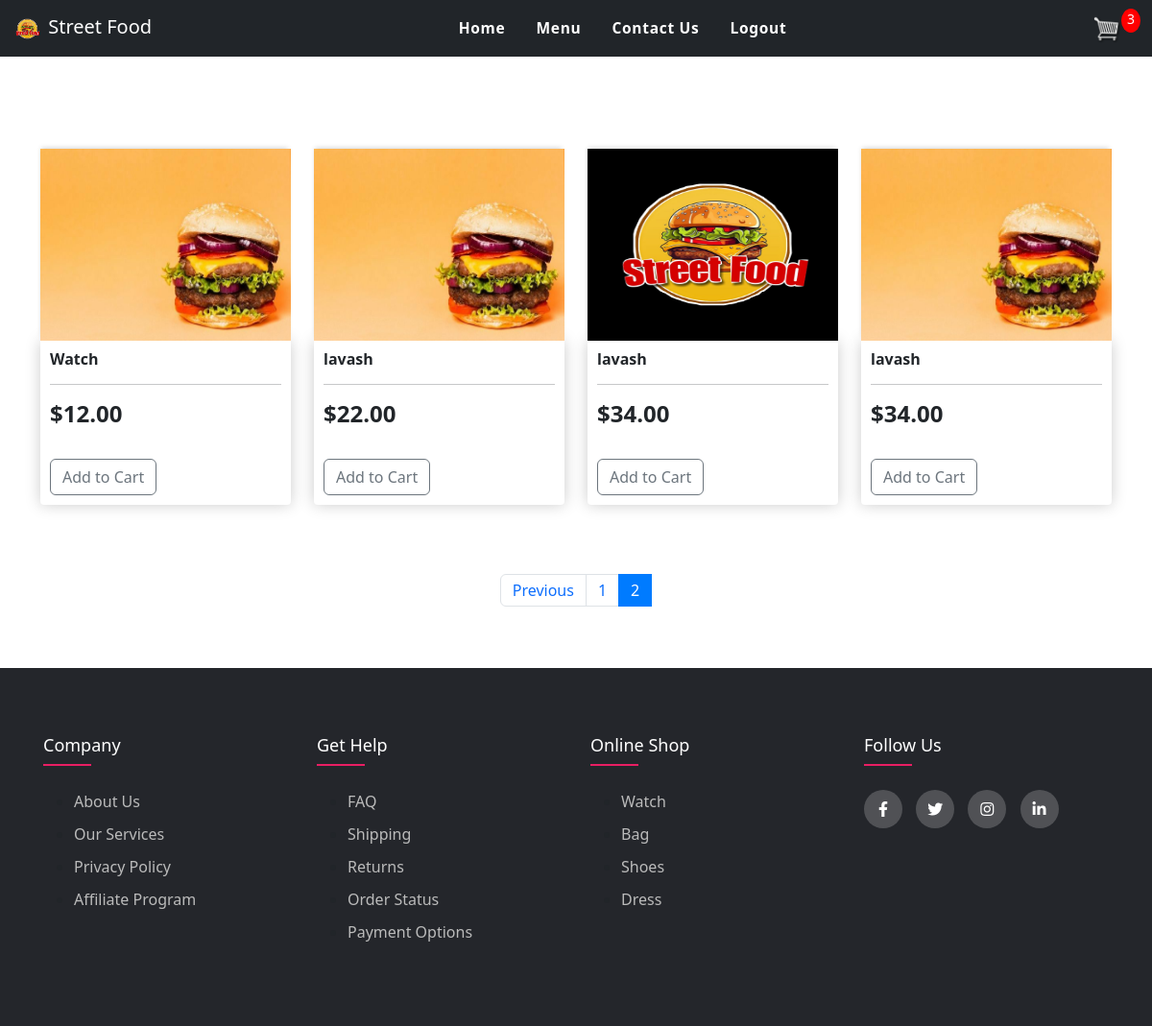
Page /menu/?page=2 (signed in) on the committed database.
### streetfood/models.py (models this page shows, shortened)
class Product(models.Model):
    name = models.CharField(max_length=200)
    price = models.FloatField()
    image = models.ImageField(null=True, blank=True)
    @property
    def imageURL(self):
        try:
            url = self.image.url
        except:
            url = ''
        return url

### streetfood/views.py (the view, shortened to what this page needs)
# urls.py: path('menu/', views.menu, name="menu"),
def menu(request):
    products = Product.objects.all()
    p = Paginator(Product.objects.all(), 8)
    page = request.GET.get('page')
    pag = p.get_page(page)
    if request.user.is_authenticated:
        customer = request.user.customer
        order, created = Order.objects.get_or_create(customer=customer, complete=False)
        items = order.orderitem_set.all()
        cartItems = order.get_cart_items
    context = {'products':products, 'pag':pag, 'items':items, 'order':order, 'cartItems':cartItems}
    return render(request, 'store/menu.html', context)

### streetfood/models.py (called while the page is built)
    @property
    def get_cart_total(self):
        orderitems = self.orderitem_set.all()
        total = sum([item.get_total for item in orderitems])
        return total

    @property
    def get_cart_items(self):
        orderitems = self.orderitem_set.all()
        total = sum([item.quantity for item in orderitems])
        return total

    @property
    def get_total(self):
        total = self.product.price * self.quantity
        return total

### streetfood/templates/store/menu.html (shortened to what this page needs)
{% extends 'store/base.html' %}
{% load static %}
{% block content %}
<link href="https://cdn.jsdelivr.net/npm/bootstrap@5.3.3/dist/css/bootstrap.min.css" rel="stylesheet">
<link rel="stylesheet" type="text/css" href="https://cdnjs.cloudflare.com/ajax/libs/font-awesome/5.15.1/css/all.min.css">
<br><br>
<br><br>
<div class="row">
    {% for product in pag %}
    <div class="col-lg-3">
        <img class="thumbnail" src="{{ product.imageURL }}">
        <div class="box-element product">
            <h6><strong>{{ product.name }}</strong></h6>
            <hr>
            <h4 style="display: inline-block; float: center;"><strong>${{ product.price|floatformat:2 }}</strong></h4>
                <br><br>
                <button data-product="{{product.id}}" data-action="add" class="btn btn-outline-secondary add-btn update-cart" type="button">Add to Cart</button>
        </div>
        <br>
    </div>
    {% endfor %}
</div>
<br><br>
<nav aria-label="Page navigation example">
    <ul class="pagination justify-content-center">
      <li class="page-item">
        {% if pag.has_previous %}
            <a class="page-link" href="?page={{ pag.previous_page_number }}">Previous</a>
        {% endif %}
      </li>
    {% for i in pag.paginator.page_range %}
        {% if pag.number == i %}
        <li class="page-item active"><span class="page-link">{{ i }}</li>
        {% else %}
        <li class="page-item">
            <a class="page-link" href="?page={{ i }}">{{ i }}</a>
        </li>
        {% endif %}
    {% endfor %}
    </ul>
</nav>
{% endblock content %}

### static/css/main.css (style rules this page uses)
body { background-image: url(https://t4.ftcdn.net/jpg/04/77/41/49/360_F_477414972_fCT8rvCa1KxIq0g9p51GmcRiQhl2PSvi.jpg); background-repeat: no-repeat; background-size: cover; }
::placeholder { color: #fff; font-family: Arial; }
body { background-color: hsl(0, 0%, 98%); }
h1,h2,h3,h4,h5,h6 { color:hsl(0, 0%, 30%); }
.box-element { box-shadow:hsl(0, 0%, 80%) 0 0 16px; background-color: #fff; border-radius: 4px; padding: 10px; }
.thumbnail { width: 100%; height: 200px; -webkit-box-shadow: -1px -3px 5px -2px rgba(214,214,214,1); -moz-box-shadow: -1px -3px 5px -2px rgba(214,214,214,1); box-shadow: -1px -3px 5px -2px rgba(214,214,214,1); }
.product { border-radius: 0 0 4px 4px; }
.btn { border-radius: 0; }

### streetfood/templates/store/base.html (style rules this page uses)
body { background-image: url(https://png.pngtree.com/background/20210710/original/pngtree-fast-food-light-yellow-hamburger-coke-chips-hot-coffee-tomato-sauce-picture-image_981064.jpg); background-repeat: no-repeat; background-size: cover; }
::placeholder { color: #fff; font-family: Arial; }
body { background-color: hsl(0, 0%, 98%); }
h1,h2,h3,h4,h5,h6 { color:hsl(0, 0%, 30%); }
.box-element { box-shadow:hsl(0, 0%, 80%) 0 0 16px; background-color: #fff; border-radius: 4px; padding: 10px; }
.thumbnail { width: 100%; height: 200px; -webkit-box-shadow: -1px -3px 5px -2px rgba(214,214,214,1); -moz-box-shadow: -1px -3px 5px -2px rgba(214,214,214,1); box-shadow: -1px -3px 5px -2px rgba(214,214,214,1); }
.product { border-radius: 0 0 4px 4px; }
.btn { border-radius: 0; }

### rows in the picture
Product: imageURL (picture), name "Watch", price "12.00"
Product: imageURL (picture), name "lavash", price "22.00"
Product: imageURL (picture), name "lavash", price "34.00"
Product: imageURL (picture), name "lavash", price "34.00"

### other values in the picture
{{ cartItems }} "3"
{{ i }} "1"
{{ i }} "2"
